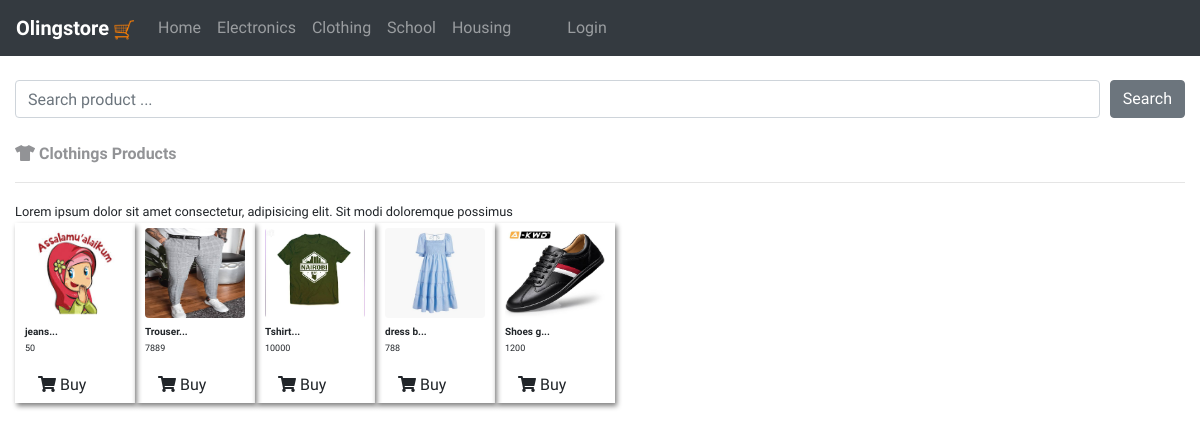
Screenshot of /clothing/ with the database file from the repository.
### myaccount/models.py (models this page shows, shortened)
class Products(models.Model):
    product_name=models.CharField(max_length=255)
    category=models.CharField(max_length=255)
    price=models.CharField(max_length=255)
    address=models.CharField(max_length=255)
    quantity=models.CharField(max_length=255)
    user=models.ForeignKey(User,on_delete=models.CASCADE)
    description=models.TextField()
    date=models.DateTimeField(auto_now_add=True)
    image1=models.ImageField(blank=True,null=True)
    image2=models.ImageField(blank=True,null=True)
    image3=models.ImageField(blank=True,null=True)
    image4=models.ImageField(blank=True,null=True)

### baseapp/views.py (the view)
# urls.py: path('clothing/',views.ClothingList.as_view(),name='clothing'),
class ClothingList(generic.ListView):
    model=Products
    context_object_name='product'
    ordering='-id'
    template_name='baseapp/clothings.html'
    queryset=Products.objects.filter(category='Clothings')

### baseapp/templates/baseapp/clothings.html (shortened to what this page needs)
{% extends 'baseapp/main.html' %}
{% load static %}
{% block content %}
<div class="container-fluid">
     <form action="">
         <br>
        <div style="display: flex;">
            <input type="search" placeholder="Search product ..." class="form-control"><button class="btn btn-secondary" style="display: inline-block; margin-left: 10px;">Search</button>
        </div>
     </form> <br>
    <div class="row">
      <div class="col-sm-12">
        <p class="pText1"><strong><i class="fas fa-tshirt"></i>  Clothings Products</strong></p>
        <hr>
        <small>Lorem ipsum dolor sit amet consectetur, adipisicing elit. Sit modi doloremque possimus </small>
        <div style="display: flex; width: 100%;flex-wrap: wrap;">
            {% for p in product %}
            <div style="padding-right: 10px;  width: 120px;height: 180px;padding-bottom: 30px;box-shadow: 2px 3px 5px gray;">
                <div  style=" width: 100%; height: 50%;padding-left: 10px;">
                    <img src="{% if p.image1 %}{{p.image1.url}}{% else %}{% if p.image2 %}{{p.image2.url}}{% else %}{% if p.image3 %}{{p.image3.url}}{% else %}{% if p.image4 %}{{p.image4.url}}{% else %}{% static 'images/avatar.png' %} {% endif %}{% endif %}{% endif %}{% endif %}" alt="" width="100px" height="90" style="margin-top: 5px;" class="rounded">
                    <font style="font-size: 10px;"><strong>{{p.product_name|slice:13}}...</strong></font><br>
                    <font style="float: left; margin-right: 10px; font-size: 9px;">{{p.price}}</font><br>
                   <a href="{% url 'productdetail' p.id %}"><button class="btn btn-ouhjsecondary"><i class="fas fa-shopping-cart"></i> Buy</button></a>
                </div>
            </div>
            {% endfor %}
        </div>
    </div>
{% endblock content %}

### static/css/styles.css (style rules this page uses)
* { margin: 0; padding: 0; font-family: 'Rajdhani', sans-serif; font-family: 'Spartan', sans-serif; }
body { scroll-behavior: smooth; }
.pText1 { font-family: sans-serif; color: rgb(146, 147, 150); }

### rows the page displays
Products: image1 (picture), product_name "jeans", price "50"
Products: image1 (picture), product_name "Trouser", price "7889"
Products: image1 (picture), product_name "Tshirt", price "10000"
Products: image1 (picture), product_name "dress b", price "788"
Products: image1 (picture), product_name "Shoes g", price "1200"
